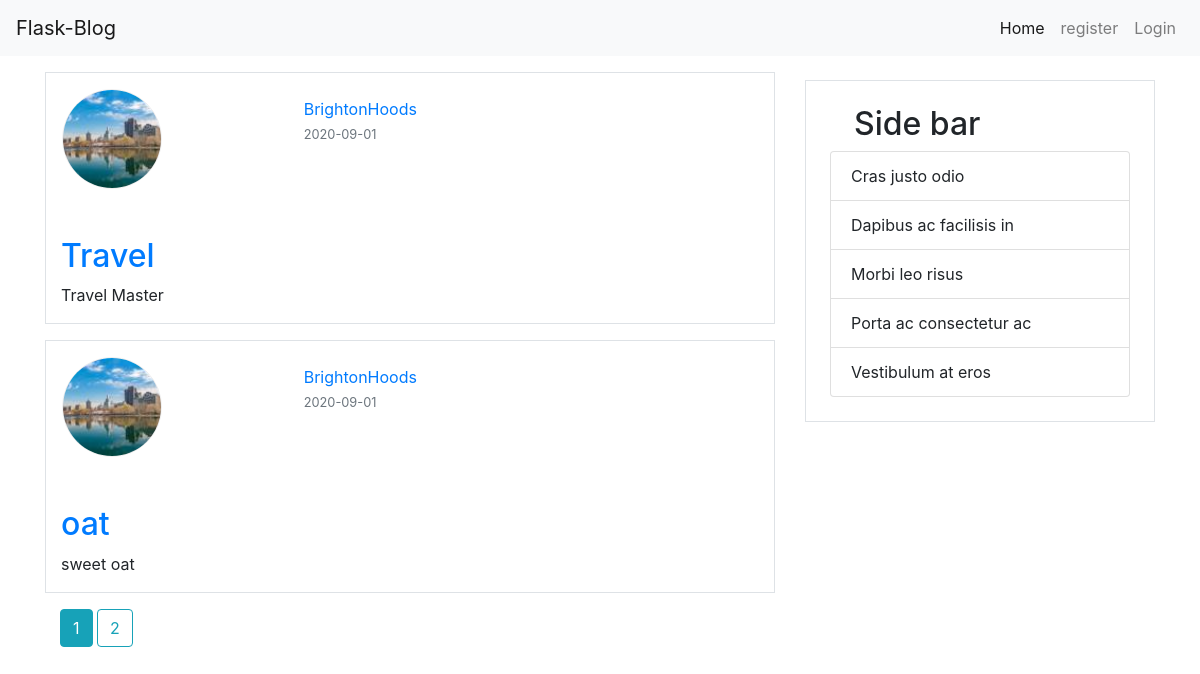
Screenshot of /user/BrightonHoods with the database file from the repository.
### flaskblog/models.py (models this page shows, shortened)
class Post(db.Model):
    id = db.Column(db.Integer,primary_key=True)
    title = db.Column(db.String(100),nullable=False)
    content = db.Column(db.Text,nullable=False)
    date_posted = db.Column(db.DateTime,nullable=False,default=datetime.utcnow)
    user_id = db.Column(db.Integer,db.ForeignKey('user.id'),nullable=False)

class User(db.Model,UserMixin):
    id = db.Column(db.Integer,primary_key=True)
    username = db.Column(db.String(20),unique=True,nullable=False)
    email = db.Column(db.String(120),unique=True,nullable=False)
    image_file = db.Column(db.String(60),nullable=False,default='default.png')
    password = db.Column(db.String(20),nullable=False)
    posts = db.relationship('Post',backref='author',lazy=True)

### flaskblog/routes.py (the view)
@app.route('/user/<string:username>')
def user_post(username):
    user = User.query.filter_by(username=username).first_or_404()
    page = request.args.get('page',1,type=int)
    posts = Post.query.filter_by(author=user).order_by(Post.date_posted.desc()).paginate(page=page,per_page=2)
    return render_template('user_posts.html',posts=posts,user=user)

### flaskblog/templates/user_posts.html
{% extends "base.html"%}
{% block content%}
    <div class="container">
        {%for post in posts.items%}
            <div class="row border mb-3">
                <div class="col-md-4 p-3">
                    <div class="" >
                        <img src="{{url_for('static',filename='profile_pic/'+ post.author.image_file)}}" alt="" style="width:100px; height:100px; border: 1px solid #eee; border-radius: 50%;display: block; object-fit: cover; " class="">
                    </div>
                </div>
                <div class="col-md-8 pt-4">
                    <a href="{{url_for('user_post',username=post.author.username)}}">{{post.author.username}}</a>
                    <p class=""><small class="text-muted">{{post.date_posted.strftime('%Y-%m-%d')}}</small></p>
                </div>
                <div class="col-md-12  pt-4">
                    <h2 class="my-2"><a href="{{url_for('post', post_id = post.id)}}">{{post.title}}</a></h2>
                    <p>{{post.content}}</p>
                </div>
            </div>
        {%endfor%}
        {% for page_num in posts.iter_pages(left_edge=1,right_edge=1,left_current=1,right_current=2)%}
            {% if page_num%}
                {% if posts.page == page_num%}
                <a class="btn btn-info" href="{{url_for('user_post', page = page_num,username=user.username)}}">{{page_num}}</a>
                {%else%}
                    <a class="btn btn-outline-info" href="{{url_for('user_post', page = page_num,username=user.username)}}">{{page_num}}</a>
                {%endif%}
            {%else%}
                ...
            {%endif%}
        {%endfor%}
    </div>
{% endblock content%}

### flaskblog/templates/base.html (shortened to what this page needs)
<!doctype html>
<html lang="en">
  <head>
    <link rel="stylesheet" href="https://stackpath.bootstrapcdn.com/bootstrap/4.5.2/css/bootstrap.min.css">
  </head>
  <body>
    {% include 'navbar.html' %}
    <div class="container">
        <div class="row mt-3">
            <div class="col-md-8">
                {% block content%}{% endblock content%}
            </div>
            <div class="col-md-4">
                <div class="mt-2">
                    <div class="border p-4">
                            <h2 class="ml-4">Side bar</h2>
                            <ul class="list-group">
                                <li class="list-group-item">Cras justo odio</li>
                                <li class="list-group-item">Dapibus ac facilisis in</li>
                                <li class="list-group-item">Morbi leo risus</li>
                                <li class="list-group-item">Porta ac consectetur ac</li>
                                <li class="list-group-item">Vestibulum at eros</li>
                            </ul>
                    </div>
                </div>
            </div>
        </div>
    </div>
</body>
</html>

### flaskblog/templates/navbar.html (shortened to what this page needs)
<nav class="navbar navbar-expand-lg navbar-light bg-light mb-2">
    <a class="navbar-brand" href="{{url_for('home_page')}}">Flask-Blog</a>
        <div class="collapse navbar-collapse" id="navbarSupportedContent">
        <ul class="navbar-nav ml-auto">
            <li class="nav-item active">
            <a class="nav-link" href="{{url_for('home_page')}}">Home <span class="sr-only">(current)</span></a>
            </li>
            {% if current_user.is_authenticated %}
                <li class="nav-item">
                    <a href="{{url_for('logout_page')}}" class="nav-link"> Logout</a>
                </li>
                <li class="nav-item">
                    <a href="{{url_for('account')}}" class="nav-link">Profile</a>
                </li>
                <li class="nav-item">
                    <a href="{{url_for('new_post')}}" class="nav-link">New Post</a>
                </li>
            {%else%}
                <li class="nav-item">
                <a class="nav-link" href="{{url_for('user_registration_page')}}">register</a>
                </li>
                <li class="nav-item">
                    <a href="{{url_for('user_login_page')}}" class="nav-link"> Login</a>
                </li>
            {%endif%}
        </ul>
        </div>
</nav>

### rows the page displays
Post: image_file (picture), author.username "BrightonHoods", date_posted "2020-09-01", title "Travel", content "Travel Master"
Post: image_file (picture), author.username "BrightonHoods", date_posted "2020-09-01", title "oat", content "sweet oat"

### other values shown
{{ page_num }} "1"
{{ page_num }} "2"
